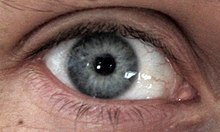
//> input picture PoissonImageEditing/220px-EyePhoto.jpg, 220 x 132 px
$ ./Solve   (built with g++ and OpenCV 4)
//> lines starting //> are read from the running program, lines starting //| are printed output that depends on the picture
#include <opencv2/core/core.hpp>
#include <opencv2/imgproc/imgproc.hpp>
#include <opencv2/highgui/highgui.hpp>
#include <cmath>
#include <cstdio>
#include <cstdlib>
#include <cstring>
#include <vector>

template <typename Type>
void solve(const Type* A, const Type* b, Type* x,
    int size, int stepInBytes, int maxIters, Type eps)
{
    for (int iter = 0; iter < maxIters; iter++)
    {
        int count = 0;
        for (int i = 0; i < size; i++)
        {
            Type val = 0;
            const Type* ptrRow = A + stepInBytes / sizeof(Type) * i;
            for (int j = 0; j < i; j++)
                val += ptrRow[j] * x[j];
            for (int j = i + 1; j < size; j++)
                val += ptrRow[j] * x[j];
            val = b[i] - val;
            val /= ptrRow[i];
            if (fabs(val - x[i]) < eps)
                count++;
            x[i] = val;
        }
        if (count == size)
        {
            printf("count = %d, end\n", iter + 1);
            break;
        }
    }
}

void makeIndex(const cv::Mat& mask, cv::Mat& index, int& numElems)
{
    CV_Assert(mask.data && mask.type() == CV_8UC1);

    int rows = mask.rows, cols = mask.cols;
    index.create(rows, cols, CV_32SC1);
    index.setTo(-1);
    int count = 0;
    for (int i = 0; i < rows; i++)
    {
        const unsigned char* ptrMaskRow = mask.ptr<unsigned char>(i);
        int* ptrIndexRow = index.ptr<int>(i);
        for (int j = 0; j < cols; j++)
        {
            if (ptrMaskRow[j])
                ptrIndexRow[j] = (count++);
        }
    }
    numElems = count;
}

void draw(const std::vector<cv::Point>& contour, cv::Size& imageSize, cv::Rect& extendRect, cv::Mat& mask)
{
    cv::Rect contourRect = cv::boundingRect(contour);
    int left, right, top, bottom;
    left = contourRect.x;
    right = contourRect.x + contourRect.width;
    top = contourRect.y;
    bottom = contourRect.y + contourRect.height;
    if (left > 0) left--;
    if (right < imageSize.width) right++;
    if (top > 0) top--;
    if (bottom < imageSize.height) bottom++;
    extendRect.x = left;
    extendRect.y = top;
    extendRect.width = right - left;
    extendRect.height = bottom - top;
    mask.create(extendRect.height, extendRect.width, CV_8UC1);
    mask.setTo(0);
    std::vector<std::vector<cv::Point> > contours(1);
    contours[0] = contour;
    cv::drawContours(mask, contours, -1, cv::Scalar(255), -1, 8, cv::noArray(), 0, cv::Point(-left, -top));
}

void getEquation(const cv::Mat& src, const cv::Mat& dst,
    const cv::Mat& mask, const cv::Mat& index, int count,
    cv::Mat& A, cv::Mat& b, cv::Mat& x)
{
    CV_Assert(src.data && dst.data && mask.data && index.data);
    CV_Assert((src.type() == CV_8UC1) && (dst.type() == CV_8UC1) &&
        (mask.type() == CV_8UC1) && (index.type() == CV_32SC1));
    CV_Assert((src.size() == dst.size()) && (src.size() == mask.size()) && (src.size() == index.size()));

    int rows = src.rows, cols = src.cols;
    A.create(count, count, CV_64FC1);
    A.setTo(0);
    b.create(count, 1, CV_64FC1);
    b.setTo(0);
    x.create(count, 1, CV_64FC1);
    x.setTo(0);

    for (int i = 0; i < rows; i++)
    {
        for (int j = 0; j < cols; j++)
        {
            if (mask.at<unsigned char>(i, j))
            {
                int currIndex = index.at<int>(i, j);
                int currSrcVal = src.at<unsigned char>(i, j);
                int neighborCount = 0;
                int bVal = 0;
                if (i > 0)
                {
                    neighborCount++;
                    if (mask.at<unsigned char>(i - 1, j))
                    {
                        int topIndex = index.at<int>(i - 1, j);
                        A.at<double>(currIndex, topIndex) = -1;
                    }
                    else
                    {
                        bVal += dst.at<unsigned char>(i - 1, j);
                    }
                    bVal += (currSrcVal - src.at<unsigned char>(i - 1, j));
                }
                if (i < rows - 1)
                {
                    neighborCount++;
                    if (mask.at<unsigned char>(i + 1, j))
                    {
                        int bottomIndex = index.at<int>(i + 1, j);
                        A.at<double>(currIndex, bottomIndex) = -1;
                    }
                    else
                    {
                        bVal += dst.at<unsigned char>(i + 1, j);
                    }
                    bVal += (currSrcVal - src.at<unsigned char>(i + 1, j));
                }
                if (j > 0)
                {
                    neighborCount++;
                    if (mask.at<unsigned char>(i, j - 1))
                    {
                        int leftIndex = index.at<int>(i, j - 1);
                        A.at<double>(currIndex, leftIndex) = -1;
                    }
                    else
                    {
                        bVal += dst.at<unsigned char>(i, j - 1);
                    }
                    bVal += (currSrcVal - src.at<unsigned char>(i, j - 1));
                }
                if (j < cols - 1)
                {
                    neighborCount++;
                    if (mask.at<unsigned char>(i, j + 1))
                    {
                        int rightIndex = index.at<int>(i, j + 1);
                        A.at<double>(currIndex, rightIndex) = -1;
                    }
                    else
                    {
                        bVal += dst.at<unsigned char>(i, j + 1);
                    }
                    bVal += (currSrcVal - src.at<unsigned char>(i, j + 1));
                }
                A.at<double>(currIndex, currIndex) = neighborCount;
                b.at<double>(currIndex) = bVal;
                //x.at<double>(currIndex) = currSrcVal;
                x.at<double>(currIndex) = dst.at<unsigned char>(i, j);
            }
        }
    }
}

void copy(const cv::Mat& val, const cv::Mat& mask, const cv::Mat& index, cv::Mat& dst)
{
    CV_Assert(val.data && val.type() == CV_64FC1);
    CV_Assert(mask.data && index.data && dst.data);
    CV_Assert((mask.type() == CV_8UC1) && (index.type() == CV_32SC1) && (dst.type() == CV_8UC1));
    CV_Assert((mask.size() == index.size()) && (mask.size() == dst.size()));

    int rows = mask.rows, cols = mask.cols;
    for (int i = 0; i < rows; i++)
    {
        const unsigned char* ptrMaskRow = mask.ptr<unsigned char>(i);
        const int* ptrIndexRow = index.ptr<int>(i);
        unsigned char* ptrDstRow = dst.ptr<unsigned char>(i);
        for (int j = 0; j < cols; j++)
        {
            if (ptrMaskRow[j])
            {
                ptrDstRow[j] = cv::saturate_cast<unsigned char>(val.at<double>(ptrIndexRow[j]));
            }
        }
    }
}

void print(const cv::Mat& mat)
{
    for (int j = 0; j < mat.cols; j++)
        printf("%6d ", j);
    printf("\n");
    for (int i = 0; i < mat.rows; i++)
    {
        for (int j = 0; j < mat.cols; j++)
        {
            printf("%6.2f ", mat.at<double>(i, j));
        }
        printf("\n");
    }
}

void main()
{
    // [20 lines of commented-out code are left out]

    cv::Mat srcColor = cv::imread("220px-EyePhoto.jpg");
//> srcColor is the input picture: 132 rows x 220 cols, CV_8UC3; mean B, G, R 92.6, 99.5, 128.4
    cv::Mat dstColor = cv::imread("1074px-HandPhoto.jpg");
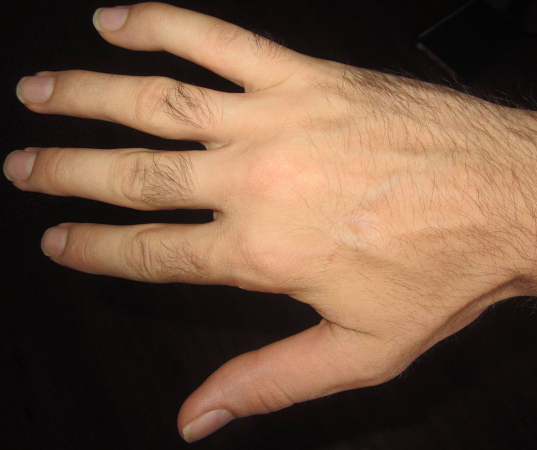
//> input picture PoissonImageEditing/1074px-HandPhoto.jpg, 1074 x 900 px (shown at 1/2 size)
//> dstColor is the input picture: 900 rows x 1074 cols, CV_8UC3; mean B, G, R 63.2, 82.7, 110

    cv::Mat src, dst;
    cv::cvtColor(srcColor, src, CV_BGR2GRAY);
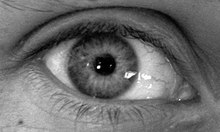
//> src: 132 rows x 220 cols, CV_8UC1; min 0, max 255, mean 107.4
    cv::cvtColor(dstColor, dst, CV_BGR2GRAY);
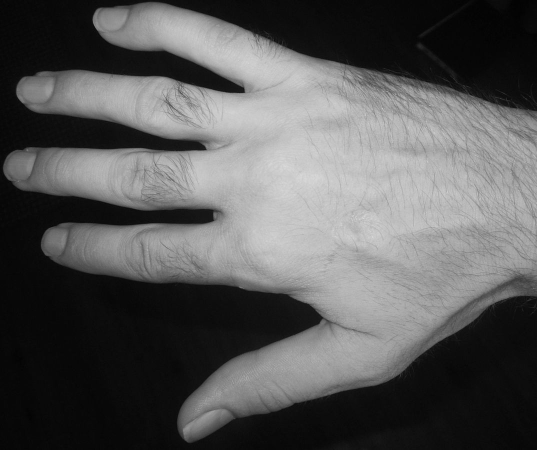
//> dst: 900 rows x 1074 cols, CV_8UC1 (shown at 1/2 size); min 0, max 231, mean 88.6

    std::vector<cv::Point> srcContour(4);
    // [4 lines of commented-out code are left out]
    srcContour[0] = cv::Point(1, 1);
    srcContour[1] = cv::Point(58, 1);
    srcContour[2] = cv::Point(58, 60);
    srcContour[3] = cv::Point(1, 60);
    cv::Point ofsSrcToDst(570, 300);

    cv::Rect extendRect;
    cv::Mat mask, index;
    cv::Mat A, b, x;
    int numElems;

    draw(srcContour, src.size(), extendRect, mask);
//> in draw, `cv::drawContours(mask, contours, -1, cv::Scalar(255), -1, 8, cv::noArr..`:
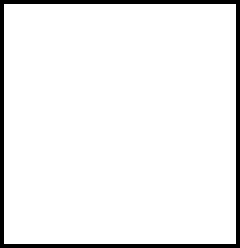
//> mask: 62 rows x 60 cols, CV_8UC1 (shown 4 times larger); 93.5% white; black in thin lines or dots
//> extendRect = Rect(0, 0, 60, 62)
    cv::imshow("mask", mask);
    cv::waitKey(0);
    makeIndex(mask, index, numElems);
//> after the loop in makeIndex, `for (int i = 0; i < rows; i++)`:
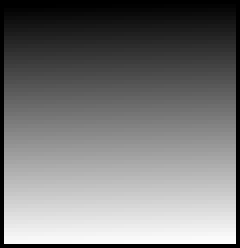
//> index: 62 rows x 60 cols, CV_32SC1 (shown 4 times larger); min -1, max 3479, mean 1627.2; drawn with min black and max white
//> numElems = 3480

    cv::Mat srcROI(src, extendRect), dstROI(dst, extendRect + ofsSrcToDst);
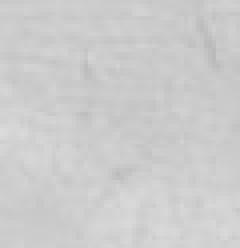
//> dstROI: 62 rows x 60 cols, CV_8UC1 (shown 4 times larger); min 186, max 218, mean 204.3
    getEquation(srcROI, dstROI, mask, index, numElems, A, b, x);
//> after the loop in getEquation, `for (int i = 0; i < rows; i++)`: b = 3480 values, max 412 at index 3479, min -99 at index 3105, mean 13.85; x = 3480 values, max 217 at index 1798, min 186 at index 631, mean 204.2
    //print(A);
    //return;
    solve((double*)A.data, (double*)b.data, (double*)x.data, numElems, A.step[0], 10000, 0.01);
//> the loop in solve, `for (int iter = 0; iter < maxIters; iter++)` made 741 passes
//> count on passes 1 to 3: 5, 18, 26
    copy(x, mask, index, dstROI);
//> after the loop in copy, `for (int i = 0; i < rows; i++)`:
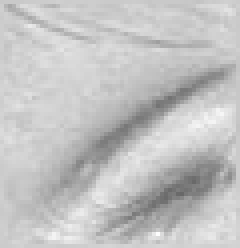
//> dst: 62 rows x 60 cols, CV_8UC1 (shown 4 times larger); min 104, max 253, mean 194.4
//> dst: 900 rows x 1074 cols, CV_8UC1
//> x = 3480 values, max 252.9 at index 3344, min 104.2 at index 2770, mean 193.7

    cv::imshow("src", src);
    cv::imshow("dst", dst);
    cv::waitKey(0);
    //cv::imwrite("dst.bmp", dst);
}
